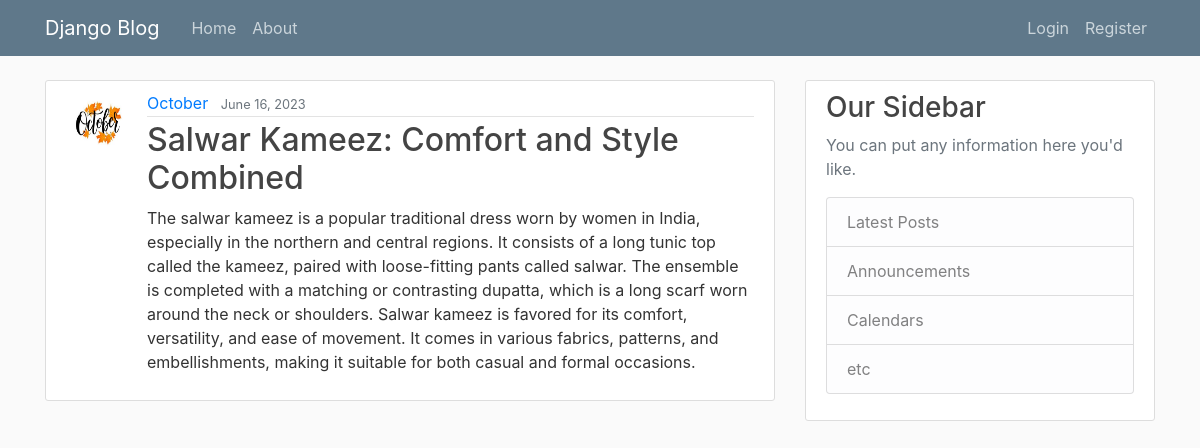
/post/47/, run on the app's committed database.
### blog/models.py (models this page shows, shortened)
class Post(models.Model):
	title = models.CharField(max_length=100)
	content = models.TextField()
	date_posted = models.DateTimeField(default=timezone.now)
	author = models.ForeignKey(User, on_delete=models.CASCADE)

### users/models.py (models this page shows, shortened)
class Profile(models.Model):
	user = models.OneToOneField(User, on_delete=models.CASCADE)
	image = models.ImageField(default='default.jpg', upload_to='profile_pics')

### blog/views.py (the view)
# urls.py: path('post/<int:pk>/', PostDetailView.as_view(), name="post-detail"),
class PostDetailView(DetailView):
	model = Post

### blog/templates/blog/post_detail.html (shortened to what this page needs)
{% extends "blog/base.html" %}
{% block content %}
    <article class="media content-section">
      <img class="rounded-circle article-img" src="{{ object.author.profile.image.url }}">
      <div class="media-body">
        <div class="article-metadata">
          <a class="mr-2" href="{% url 'user-posts' object.author.username %}">{{ object.author }}</a>
          <small class="text-muted">{{ object.date_posted|date:"F d, Y" }}</small>
        </div>
        <h2 class="article-title">{{ object.title }}</h2>
        <p class="article-content">{{ object.content }}</p>
      </div>
    </article>
{% endblock content %}

### blog/static/blog/main.css (style rules this page uses)
body { background: #fafafa; color: #333333; margin-top: 5rem; }
h1, h2, h3, h4, h5, h6 { color: #444444; }
.content-section { background: #ffffff; padding: 10px 20px; border: 1px solid #dddddd; border-radius: 3px; margin-bottom: 20px; }
.article-title { color: #444444; }
.article-content { white-space: pre-line; }
.article-img { height: 65px; width: 65px; margin-right: 16px; }
.article-metadata { padding-bottom: 1px; margin-bottom: 4px; border-bottom: 1px solid #e3e3e3 }

### data on the page
Post: author.profile.image (picture), author "October", date_posted "June 16, 2023", title "Salwar Kameez: Comfort and Style Combined", content "The salwar kameez is a popular traditional dress worn by women in India, especially in the northern and central regions. It consists of a long tunic top called the kameez, paired with loose-fitting pants called salwar. The ensemble is completed with a matching or contrasting dupatta, which is a long scarf worn around the neck or shoulders. Salwar kameez is favored for its comfort, versatility, and ease of movement. It comes in various fabrics, patterns, and embellishments, making it suitable for both casual and formal occasions."
